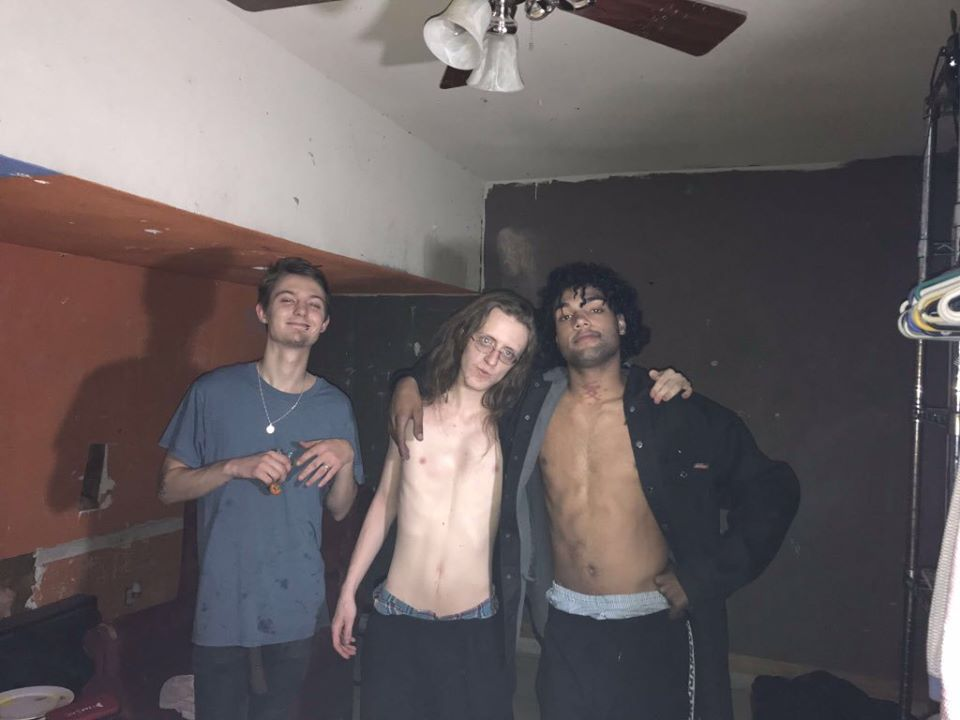
#> input picture notes/lurp2018.jpg, 960 x 720 px
$ python count_objects.py
#> lines starting #> are read from the running program, lines starting #| are printed output that depends on the picture; after the words box and inside, x2 and y2 are one past the last pixel; in counts of white or black regions, pixels touching at a corner belong together
#!/usr/bin/python3


import cv2


# Read the image
image = cv2.imread('lurp2018.jpg')
#> image is the input picture: shape (720, 960, 3); mean B, G, R 96, 94.4, 102.4

# convert to grayscale
gray_image = cv2.cvtColor(image, cv2.COLOR_BGR2GRAY)
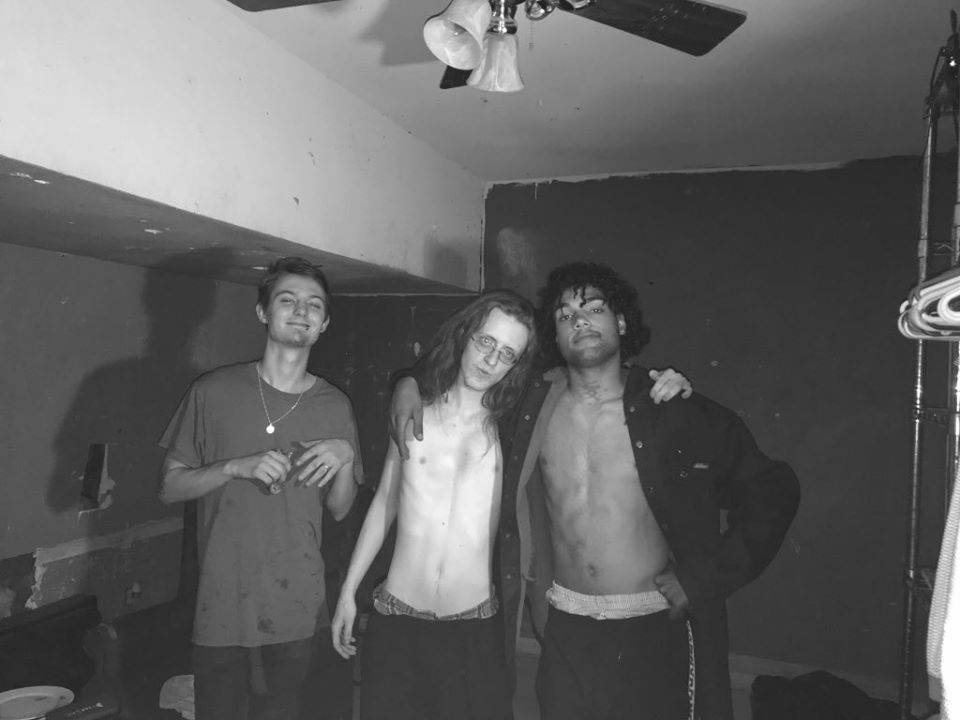
#> gray_image: shape (720, 960); min 23, max 255, mean 97

# blur it
blurred_image = cv2.GaussianBlur(gray_image, (7,7), 0)

# show both our images
cv2.imshow('Original', image)
cv2.imshow('Blurred', blurred_image)
cv2.waitKey(0)

# Run the canny edge detector
canny = cv2.Canny(blurred_image, 30, 100)
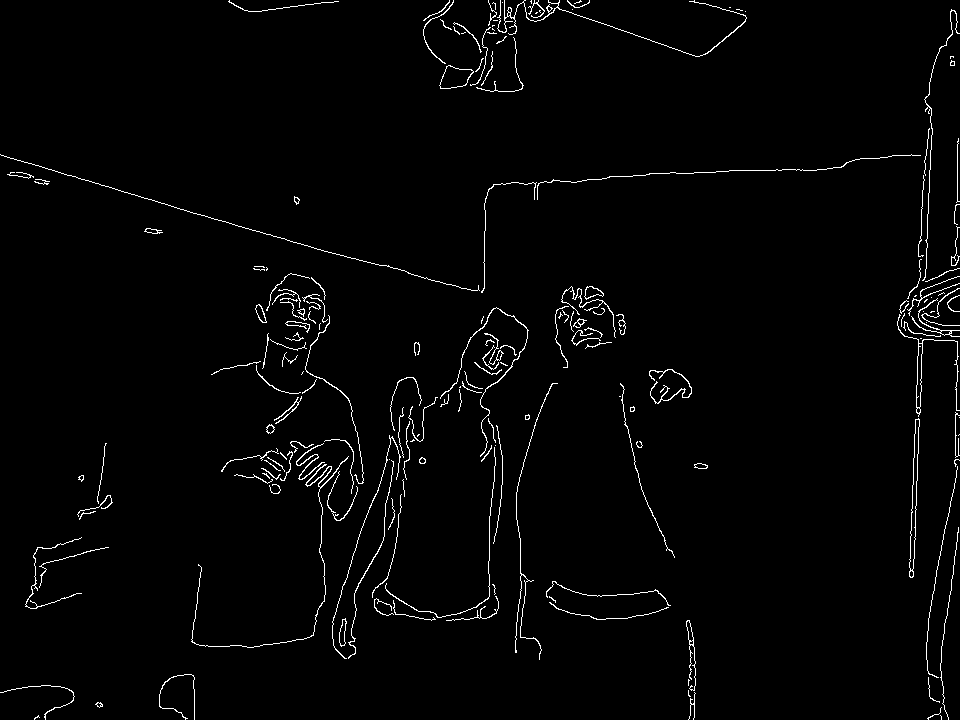
#> canny: shape (720, 960); 1.9% white in thin lines or dots
cv2.imshow('Canny', canny)
cv2.waitKey(0)

# find the contours
contours, hierarchy= cv2.findContours(canny, cv2.RETR_EXTERNAL, cv2.CHAIN_APPROX_SIMPLE)
#> contours = 188 contours, 152 with area under 20; largest, box (x1, y1, x2, y2) and area: (909, 418, 920, 578) 613, (439, 65, 474, 89) 513, (897, 314, 960, 417) 294, (584, 286, 604, 300) 141, (339, 618, 347, 647) 119

print(f'Number of objects found: {len(contours)}')
#| Number of objects found: 188

cv2.drawContours(image, contours, -1, (0,255,0), 2)
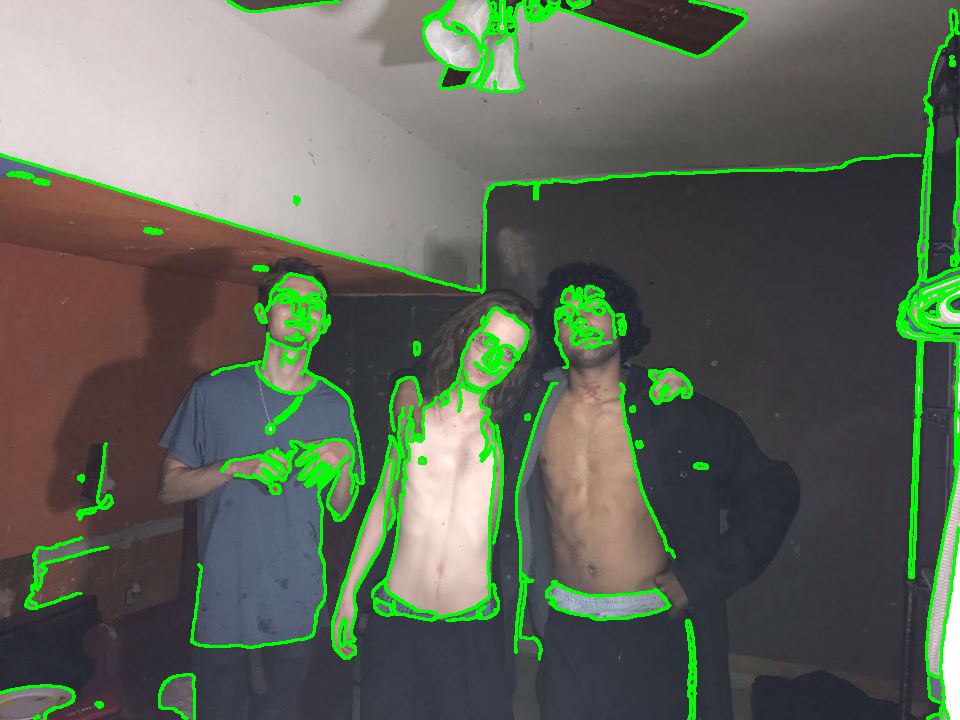
#> image: shape (720, 960, 3); 6.2% of pixels changed, all inside (x1, y1, x2, y2) = (0, 0, 960, 720)
cv2.imshow('objects Found', image)
cv2.waitKey(0)
